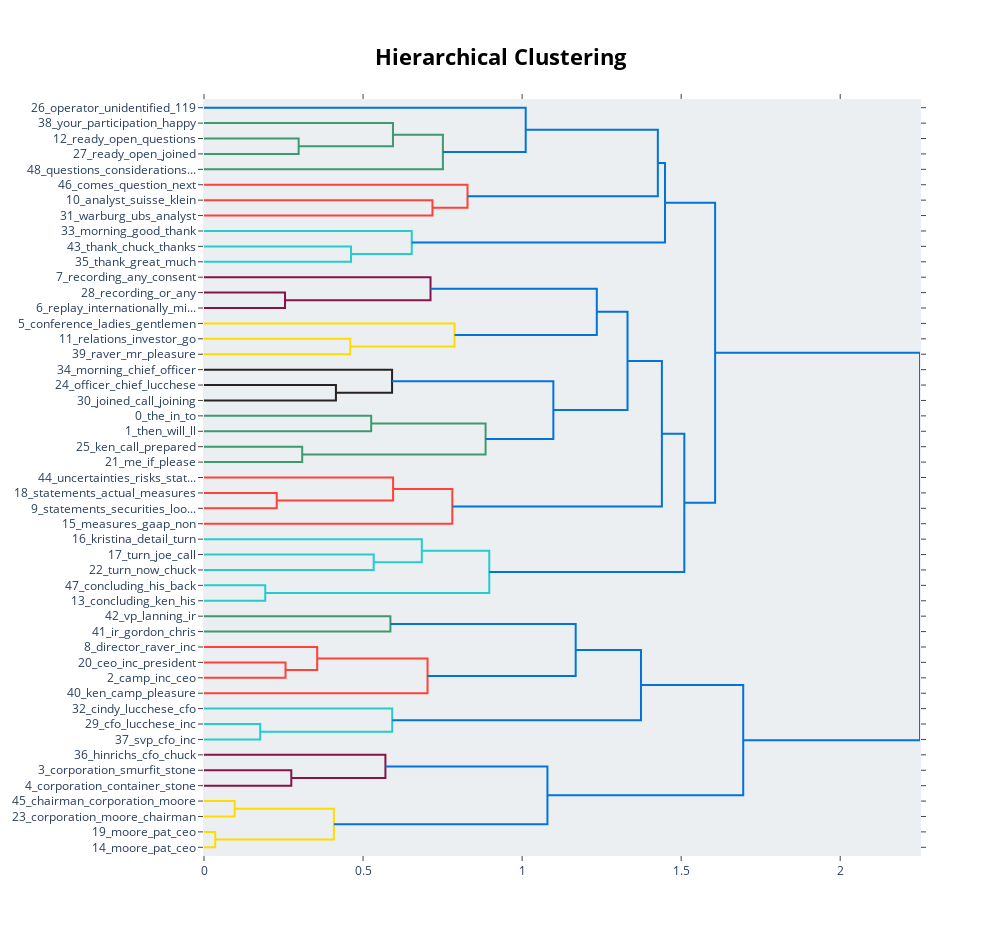

The notebook cell saved with this chart:
### Code cell
topic_model.visualize_hierarchy().show()

### Figure 1 — Plotly figure (JSON) as saved in the notebook; plotly's stock layout.template omitted (floating-point values rounded to 4 significant figures)
{"data": [{"hoverinfo": "text", "marker": {"color": "rgb(61,153,112)"}, "mode": "lines", "type": "scatter", "x": [0, 0.2975, 0.2975, 0], "xaxis": "x", "y": [-25, -25, -35, -35], "yaxis": "y"}, {"hoverinfo": "text", "marker": {"color": "rgb(61,153,112)"}, "mode": "lines", "type": "scatter", "x": [0, 0.594, 0.594, 0.2975], "xaxis": "x", "y": [-15, -15, -30, -30], "yaxis": "y"}, {"hoverinfo": "text", "marker": {"color": "rgb(61,153,112)"}, "mode": "lines", "type": "scatter", "x": [0.594, 0.751, 0.751, 0], "xaxis": "x", "y": [-22.5, -22.5, -45, -45], "yaxis": "y"}, {"hoverinfo": "text", "marker": {"color": "rgb(0,116,217)"}, "mode": "lines", "type": "scatter", "x": [0, 1.011, 1.011, 0.751], "xaxis": "x", "y": [-5, -5, -33.75, -33.75], "yaxis": "y"}, {"hoverinfo": "text", "marker": {"color": "rgb(255,65,54)"}, "mode": "lines", "type": "scatter", "x": [0, 0.7182, 0.7182, 0], "xaxis": "x", "y": [-65, -65, -75, -75], "yaxis": "y"}, {"hoverinfo": "text", "marker": {"color": "rgb(255,65,54)"}, "mode": "lines", "type": "scatter", "x": [0, 0.8283, 0.8283, 0.7182], "xaxis": "x", "y": [-55, -55, -70, -70], "yaxis": "y"}, {"hoverinfo": "text", "marker": {"color": "rgb(0,116,217)"}, "mode": "lines", "type": "scatter", "x": [1.011, 1.427, 1.427, 0.8283], "xaxis": "x", "y": [-19.38, -19.38, -62.5, -62.5], "yaxis": "y"}, {"hoverinfo": "text", "marker": {"color": "rgb(35,205,205)"}, "mode": "lines", "type": "scatter", "x": [0, 0.4622, 0.4622, 0], "xaxis": "x", "y": [-95, -95, -105, -105], "yaxis": "y"}, {"hoverinfo": "text", "marker": {"color": "rgb(35,205,205)"}, "mode": "lines", "type": "scatter", "x": [0, 0.6531, 0.6531, 0.4622], "xaxis": "x", "y": [-85, -85, -100, -100], "yaxis": "y"}, {"hoverinfo": "text", "marker": {"color": "rgb(0,116,217)"}, "mode": "lines", "type": "scatter", "x": [1.427, 1.449, 1.449, 0.6531], "xaxis": "x", "y": [-40.94, -40.94, -92.5, -92.5], "yaxis": "y"}, {"hoverinfo": "text", "marker": {"color": "rgb(133,20,75)"}, "mode": "lines", "type": "scatter", "x": [0, 0.2547, 0.2547, 0], "xaxis": "x", "y": [-125, -125, -135, -135], "yaxis": "y"}, {"hoverinfo": "text", "marker": {"color": "rgb(133,20,75)"}, "mode": "lines", "type": "scatter", "x": [0, 0.7121, 0.7121, 0.2547], "xaxis": "x", "y": [-115, -115, -130, -130], "yaxis": "y"}, {"hoverinfo": "text", "marker": {"color": "rgb(255,220,0)"}, "mode": "lines", "type": "scatter", "x": [0, 0.4597, 0.4597, 0], "xaxis": "x", "y": [-155, -155, -165, -165], "yaxis": "y"}, {"hoverinfo": "text", "marker": {"color": "rgb(255,220,0)"}, "mode": "lines", "type": "scatter", "x": [0, 0.7877, 0.7877, 0.4597], "xaxis": "x", "y": [-145, -145, -160, -160], "yaxis": "y"}, {"hoverinfo": "text", "marker": {"color": "rgb(0,116,217)"}, "mode": "lines", "type": "scatter", "x": [0.7121, 1.235, 1.235, 0.7877], "xaxis": "x", "y": [-122.5, -122.5, -152.5, -152.5], "yaxis": "y"}, {"hoverinfo": "text", "marker": {"color": "rgb(40,35,35)"}, "mode": "lines", "type": "scatter", "x": [0, 0.4147, 0.4147, 0], "xaxis": "x", "y": [-185, -185, -195, -195], "yaxis": "y"}, {"hoverinfo": "text", "marker": {"color": "rgb(40,35,35)"}, "mode": "lines", "type": "scatter", "x": [0, 0.5912, 0.5912, 0.4147], "xaxis": "x", "y": [-175, -175, -190, -190], "yaxis": "y"}, {"hoverinfo": "text", "marker": {"color": "rgb(61,153,112)"}, "mode": "lines", "type": "scatter", "x": [0, 0.5255, 0.5255, 0], "xaxis": "x", "y": [-205, -205, -215, -215], "yaxis": "y"}, {"hoverinfo": "text", "marker": {"color": "rgb(61,153,112)"}, "mode": "lines", "type": "scatter", "x": [0, 0.3087, 0.3087, 0], "xaxis": "x", "y": [-225, -225, -235, -235], "yaxis": "y"}, {"hoverinfo": "text", "marker": {"color": "rgb(61,153,112)"}, "mode": "lines", "type": "scatter", "x": [0.5255, 0.8852, 0.8852, 0.3087], "xaxis": "x", "y": [-210, -210, -230, -230], "yaxis": "y"}, {"hoverinfo": "text", "marker": {"color": "rgb(0,116,217)"}, "mode": "lines", "type": "scatter", "x": [0.5912, 1.098, 1.098, 0.8852], "xaxis": "x", "y": [-182.5, -182.5, -220, -220], "yaxis": "y"}, {"hoverinfo": "text", "marker": {"color": "rgb(0,116,217)"}, "mode": "lines", "type": "scatter", "x": [1.235, 1.331, 1.331, 1.098], "xaxis": "x", "y": [-137.5, -137.5, -201.2, -201.2], "yaxis": "y"}, {"hoverinfo": "text", "marker": {"color": "rgb(255,65,54)"}, "mode": "lines", "type": "scatter", "x": [0, 0.2286, 0.2286, 0], "xaxis": "x", "y": [-255, -255, -265, -265], "yaxis": "y"}, {"hoverinfo": "text", "marker": {"color": "rgb(255,65,54)"}, "mode": "lines", "type": "scatter", "x": [0, 0.5944, 0.5944, 0.2286], "xaxis": "x", "y": [-245, -245, -260, -260], "yaxis": "y"}, {"hoverinfo": "text", "marker": {"color": "rgb(255,65,54)"}, "mode": "lines", "type": "scatter", "x": [0.5944, 0.7806, 0.7806, 0], "xaxis": "x", "y": [-252.5, -252.5, -275, -275], "yaxis": "y"}, {"hoverinfo": "text", "marker": {"color": "rgb(0,116,217)"}, "mode": "lines", "type": "scatter", "x": [1.331, 1.439, 1.439, 0.7806], "xaxis": "x", "y": [-169.4, -169.4, -263.8, -263.8], "yaxis": "y"}, {"hoverinfo": "text", "marker": {"color": "rgb(35,205,205)"}, "mode": "lines", "type": "scatter", "x": [0, 0.5335, 0.5335, 0], "xaxis": "x", "y": [-295, -295, -305, -305], "yaxis": "y"}, {"hoverinfo": "text", "marker": {"color": "rgb(35,205,205)"}, "mode": "lines", "type": "scatter", "x": [0, 0.6847, 0.6847, 0.5335], "xaxis": "x", "y": [-285, -285, -300, -300], "yaxis": "y"}, {"hoverinfo": "text", "marker": {"color": "rgb(35,205,205)"}, "mode": "lines", "type": "scatter", "x": [0, 0.1926, 0.1926, 0], "xaxis": "x", "y": [-315, -315, -325, -325], "yaxis": "y"}, {"hoverinfo": "text", "marker": {"color": "rgb(35,205,205)"}, "mode": "lines", "type": "scatter", "x": [0.6847, 0.8967, 0.8967, 0.1926], "xaxis": "x", "y": [-292.5, -292.5, -320, -320], "yaxis": "y"}, {"hoverinfo": "text", "marker": {"color": "rgb(0,116,217)"}, "mode": "lines", "type": "scatter", "x": [1.439, 1.51, 1.51, 0.8967], "xaxis": "x", "y": [-216.6, -216.6, -306.2, -306.2], "yaxis": "y"}, {"hoverinfo": "text", "marker": {"color": "rgb(0,116,217)"}, "mode": "lines", "type": "scatter", "x": [1.449, 1.607, 1.607, 1.51], "xaxis": "x", "y": [-66.72, -66.72, -261.4, -261.4], "yaxis": "y"}, {"hoverinfo": "text", "marker": {"color": "rgb(61,153,112)"}, "mode": "lines", "type": "scatter", "x": [0, 0.586, 0.586, 0], "xaxis": "x", "y": [-335, -335, -345, -345], "yaxis": "y"}, {"hoverinfo": "text", "marker": {"color": "rgb(255,65,54)"}, "mode": "lines", "type": "scatter", "x": [0, 0.2563, 0.2563, 0], "xaxis": "x", "y": [-365, -365, -375, -375], "yaxis": "y"}, {"hoverinfo": "text", "marker": {"color": "rgb(255,65,54)"}, "mode": "lines", "type": "scatter", "x": [0, 0.3559, 0.3559, 0.2563], "xaxis": "x", "y": [-355, -355, -370, -370], "yaxis": "y"}, {"hoverinfo": "text", "marker": {"color": "rgb(255,65,54)"}, "mode": "lines", "type": "scatter", "x": [0.3559, 0.7027, 0.7027, 0], "xaxis": "x", "y": [-362.5, -362.5, -385, -385], "yaxis": "y"}, {"hoverinfo": "text", "marker": {"color": "rgb(0,116,217)"}, "mode": "lines", "type": "scatter", "x": [0.586, 1.168, 1.168, 0.7027], "xaxis": "x", "y": [-340, -340, -373.8, -373.8], "yaxis": "y"}, {"hoverinfo": "text", "marker": {"color": "rgb(35,205,205)"}, "mode": "lines", "type": "scatter", "x": [0, 0.1767, 0.1767, 0], "xaxis": "x", "y": [-405, -405, -415, -415], "yaxis": "y"}, {"hoverinfo": "text", "marker": {"color": "rgb(35,205,205)"}, "mode": "lines", "type": "scatter", "x": [0, 0.5917, 0.5917, 0.1767], "xaxis": "x", "y": [-395, -395, -410, -410], "yaxis": "y"}, {"hoverinfo": "text", "marker": {"color": "rgb(0,116,217)"}, "mode": "lines", "type": "scatter", "x": [1.168, 1.374, 1.374, 0.5917], "xaxis": "x", "y": [-356.9, -356.9, -402.5, -402.5], "yaxis": "y"}, {"hoverinfo": "text", "marker": {"color": "rgb(133,20,75)"}, "mode": "lines", "type": "scatter", "x": [0, 0.2744, 0.2744, 0], "xaxis": "x", "y": [-435, -435, -445, -445], "yaxis": "y"}, {"hoverinfo": "text", "marker": {"color": "rgb(133,20,75)"}, "mode": "lines", "type": "scatter", "x": [0, 0.5703, 0.5703, 0.2744], "xaxis": "x", "y": [-425, -425, -440, -440], "yaxis": "y"}, {"hoverinfo": "text", "marker": {"color": "rgb(255,220,0)"}, "mode": "lines", "type": "scatter", "x": [0, 0.09638, 0.09638, 0], "xaxis": "x", "y": [-455, -455, -465, -465], "yaxis": "y"}, {"hoverinfo": "text", "marker": {"color": "rgb(255,220,0)"}, "mode": "lines", "type": "scatter", "x": [0, 0.03532, 0.03532, 0], "xaxis": "x", "y": [-475, -475, -485, -485], "yaxis": "y"}, {"hoverinfo": "text", "marker": {"color": "rgb(255,220,0)"}, "mode": "lines", "type": "scatter", "x": [0.09638, 0.4084, 0.4084, 0.03532], "xaxis": "x", "y": [-460, -460, -480, -480], "yaxis": "y"}, {"hoverinfo": "text", "marker": {"color": "rgb(0,116,217)"}, "mode": "lines", "type": "scatter", "x": [0.5703, 1.08, 1.08, 0.4084], "xaxis": "x", "y": [-432.5, -432.5, -470, -470], "yaxis": "y"}, {"hoverinfo": "text", "marker": {"color": "rgb(0,116,217)"}, "mode": "lines", "type": "scatter", "x": [1.374, 1.695, 1.695, 1.08], "xaxis": "x", "y": [-379.7, -379.7, -451.2, -451.2], "yaxis": "y"}, {"hoverinfo": "text", "marker": {"color": "rgb(0,116,217)"}, "mode": "lines", "type": "scatter", "x": [1.607, 2.251, 2.251, 1.695], "xaxis": "x", "y": [-164.1, -164.1, -415.5, -415.5], "yaxis": "y"}], "layout": {"autosize": false, "height": 935, "hoverlabel": {"bgcolor": "white", "font": {"family": "Rockwell", "size": 16}}, "hovermode": "closest", "plot_bgcolor": "#ECEFF1", "showlegend": false, "title": {"font": {"color": "Black", "size": 22}, "text": "<b>Hierarchical Clustering</b>", "x": 0.5, "xanchor": "center", "yanchor": "top"}, "width": 1000, "xaxis": {"mirror": "allticks", "rangemode": "tozero", "showgrid": false, "showline": true, "showticklabels": true, "ticks": "outside", "type": "linear", "zeroline": false}, "yaxis": {"mirror": "allticks", "range": [-490, 0], "rangemode": "tozero", "showgrid": false, "showline": true, "showticklabels": true, "tickmode": "array", "ticks": "outside", "ticktext": ["26_operator_unidentified_119", "38_your_participation_happy", "12_ready_open_questions", "27_ready_open_joined", "48_questions_considerations...", "46_comes_question_next", "10_analyst_suisse_klein", "31_warburg_ubs_analyst", "33_morning_good_thank", "43_thank_chuck_thanks", "35_thank_great_much", "7_recording_any_consent", "28_recording_or_any", "6_replay_internationally_mi...", "5_conference_ladies_gentlemen", "11_relations_investor_go", "39_raver_mr_pleasure", "34_morning_chief_officer", "24_officer_chief_lucchese", "30_joined_call_joining", "0_the_in_to", "1_then_will_ll", "25_ken_call_prepared", "21_me_if_please", "44_uncertainties_risks_stat...", "18_statements_actual_measures", "9_statements_securities_loo...", "15_measures_gaap_non", "16_kristina_detail_turn", "17_turn_joe_call", "22_turn_now_chuck", "47_concluding_his_back", "13_concluding_ken_his", "42_vp_lanning_ir", "41_ir_gordon_chris", "8_director_raver_inc", "20_ceo_inc_president", "2_camp_inc_ceo", "40_ken_camp_pleasure", "32_cindy_lucchese_cfo", "29_cfo_lucchese_inc", "37_svp_cfo_inc", "36_hinrichs_cfo_chuck", "3_corporation_smurfit_stone", "4_corporation_container_stone", "45_chairman_corporation_moore", "23_corporation_moore_chairman", "19_moore_pat_ceo", "14_moore_pat_ceo"], "tickvals": [-5, -15, -25, -35, -45, -55, -65, -75, -85, -95, -105, -115, -125, -135, -145, -155, -165, -175, -185, -195, -205, -215, -225, -235, -245, -255, -265, -275, -285, -295, -305, -315, -325, -335, -345, -355, -365, -375, -385, -395, -405, -415, -425, -435, -445, -455, -465, -475, -485], "type": "linear", "zeroline": false}}}
